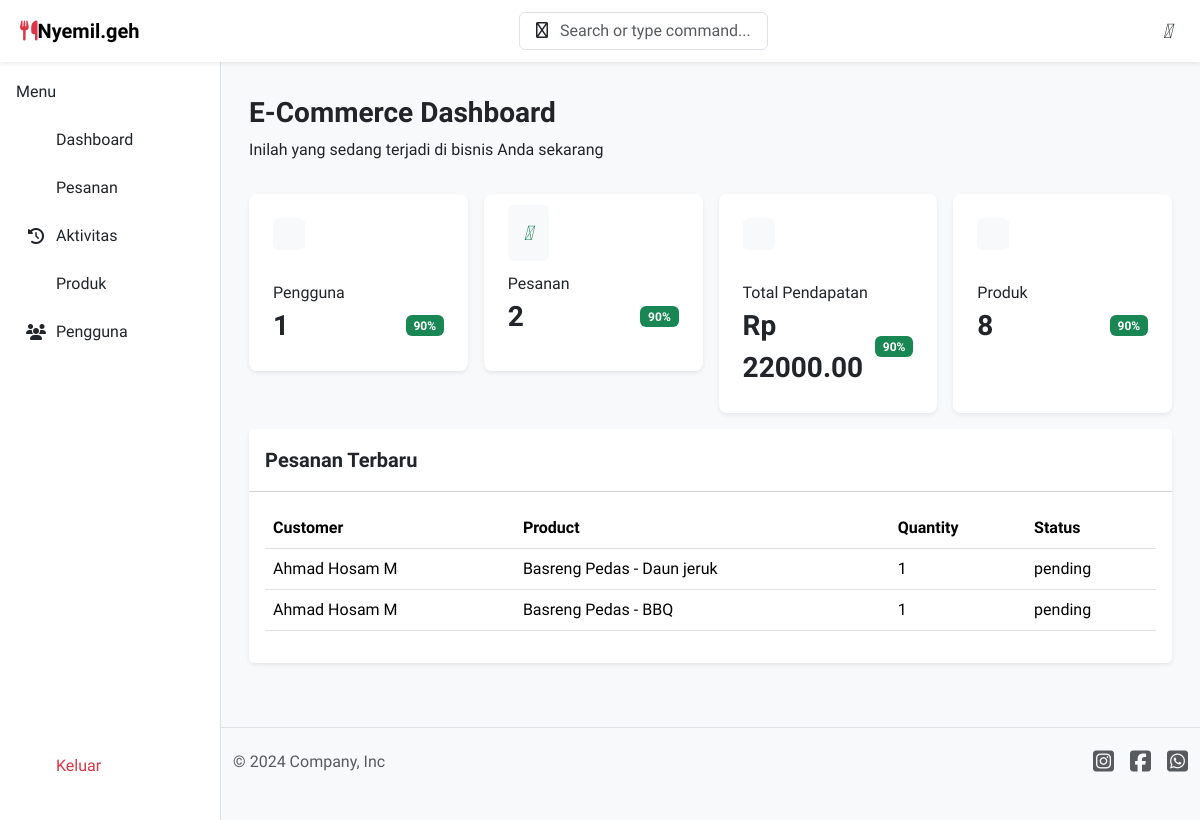
/Dashboard/index.php (signed in), run on the app's committed database.
### tables this page shows
CREATE TABLE IF NOT EXISTS `orders` (
  `id` int NOT NULL AUTO_INCREMENT,
  `user_id` int DEFAULT NULL,
  `total_payment` decimal(12,2) DEFAULT NULL,
  `status` varchar(50) DEFAULT NULL,
  `shipping_address` text,
  `courier` varchar(50) DEFAULT NULL,
  `shipping_cost` decimal(12,2) DEFAULT NULL,
  `service` varchar(50) DEFAULT NULL,
  `no_telp` varchar(100) DEFAULT NULL,
  `created_at` timestamp NULL DEFAULT CURRENT_TIMESTAMP,
  PRIMARY KEY (`id`),
  KEY `user_id` (`user_id`),
  CONSTRAINT `orders_ibfk_1` FOREIGN KEY (`user_id`) REFERENCES `users` (`id`)
);

CREATE TABLE IF NOT EXISTS `users` (
  `id` int NOT NULL AUTO_INCREMENT,
  `username` varchar(50) DEFAULT NULL,
  `email` varchar(100) DEFAULT NULL,
  `password` varchar(255) DEFAULT NULL,
  `google_id` varchar(255) DEFAULT NULL,
  `address` varchar(255) DEFAULT NULL,
  `no_telp` varchar(20) DEFAULT NULL,
  `created_at` timestamp NULL DEFAULT CURRENT_TIMESTAMP,
  PRIMARY KEY (`id`),
  UNIQUE KEY `email` (`email`)
);

CREATE TABLE IF NOT EXISTS `products` (
  `id` int NOT NULL AUTO_INCREMENT,
  `productname` varchar(150) DEFAULT NULL,
  `description` text,
  `price` decimal(12,2) DEFAULT NULL,
  `stock` int DEFAULT NULL,
  `weight` int DEFAULT NULL,
  `image_product` text,
  `created_at` timestamp NULL DEFAULT CURRENT_TIMESTAMP,
  PRIMARY KEY (`id`)
);

CREATE TABLE IF NOT EXISTS `order_items` (
  `id` int NOT NULL AUTO_INCREMENT,
  `order_id` int DEFAULT NULL,
  `product_id` int DEFAULT NULL,
  `quantity` int DEFAULT NULL,
  `price` decimal(12,2) DEFAULT NULL,
  PRIMARY KEY (`id`),
  KEY `order_id` (`order_id`),
  KEY `product_id` (`product_id`),
  CONSTRAINT `order_items_ibfk_1` FOREIGN KEY (`order_id`) REFERENCES `orders` (`id`) ON DELETE CASCADE,
  CONSTRAINT `order_items_ibfk_2` FOREIGN KEY (`product_id`) REFERENCES `products` (`id`)
);

### Dashboard/src/components/phplogic/function.php (called while the page is built, shortened)
<?php
require "database.php";
function getTotalProductCount($dat4bas3) {
    $query = "SELECT COUNT(id) AS total FROM products";
    $result = mysqli_query($dat4bas3, $query);
    if ($result) {
        $row = mysqli_fetch_assoc($result);
        return $row['total'];
    } else {
        return 0;
    }
}
function getTotalUser($dat4bas3) {
    $query = "SELECT COUNT(id) AS total FROM users";
    $result = mysqli_query($dat4bas3, $query);
    if ($result) {
        $row = mysqli_fetch_assoc($result);
        return $row['total'];
    } else {
        return 0;
    }
}
function getTotalOrder($dat4bas3) {
    $query = "SELECT COUNT(id) AS total FROM orders";
    $result = mysqli_query($dat4bas3, $query);
    if ($result) {
        $row = mysqli_fetch_assoc($result);
        return $row['total'];
    } else {
        return 0;
    }
}
function getTotalPendapatan($dat4bas3) {
    $query = "SELECT SUM(price * quantity) AS total_pendapatan FROM order_items";
    $result = mysqli_query($dat4bas3, $query);
    if ($result) {
        $row = mysqli_fetch_assoc($result);
        return $row['total_pendapatan'];
    } else {
        return 0;
    }
}
function getAllOrderDetails() {
    global $dat4bas3;
    $sql = "
        SELECT
            u.id AS user_id,
            u.username AS user_name,
            o.id AS order_id,
            o.created_at AS order_date,
            o.total_payment,
            o.status AS order_status,
            o.shipping_address,
            o.courier,
            o.service,
            o.shipping_cost,
            p.productname,
            p.image_product,
            oi.quantity,
            oi.price AS item_price,
            (oi.quantity * oi.price) AS item_subtotal,
            pay.payment_type,
            pay.transaction_id,
            pay.status AS payment_status,
            pay.paid_at
        FROM orders o
        JOIN users u ON o.user_id = u.id
        JOIN order_items oi ON o.id = oi.order_id
        JOIN products p ON oi.product_id = p.id
        LEFT JOIN payments pay ON o.id = pay.order_id
        ORDER BY o.created_at DESC
    ";
    $result = $dat4bas3->query($sql);
    return $result;
}
?>

### Dashboard/src/components/main.php (the view)
<?php
$totalprod = getTotalProductCount($dat4bas3);
$totaluser = getTotalUser($dat4bas3);
$totalorder = getTotalOrder($dat4bas3);
$totalpendapatan = getTotalPendapatan($dat4bas3);
$allorder = getAllOrderDetails();
?>
<div class="container-fluid">
<div class="p-3">
  <h3 class="fw-bolder">E-Commerce Dashboard</h3>
  <p class="fw-normal">Inilah yang sedang terjadi di bisnis Anda sekarang</p>
  <div class="dash pt-3 d-flex flex-column gap-3">
    <div class="dash-main d-flex flex-column flex-lg-row justify-content-between gap-3">
      <div class="dash-left w-100">
        <div class="d-flex flex-column gap-3">
          <div class="card-info d-flex gap-3">
            <div class="card w-100 rounded-3 border-0 shadow-sm">
              <div class="card-body p-4">
                <div class="icon">
                  <i class="fa-duotone fa-solid fa-user-group-simple bg-body-tertiary p-3 rounded text-primary"></i>
                </div>
                <div class="customers d-flex justify-content-between mt-4">
                  <div class="left d-flex flex-column w-100">
                    <span class="fw-light">Pengguna</span>
                    <div class="right d-flex justify-content-between align-items-center">
                      <b class="fs-3"><?= $totaluser; ?></b>
                      <b class="badge bg-success">90%</b>
                    </div>
                  </div>
                </div>
              </div>
            </div>
            <div class="card w-100 rounded-3 border-0 shadow-sm">
              <div class="card-body p-4">
                <div class="icon">
                  <i class="fa-duotone fa-boxes-packing bg-body-tertiary p-3 rounded text-success"></i>
                </div>
                <div class="customers d-flex justify-content-between mt-4">
                  <div class="left d-flex flex-column w-100">
                    <span class="fw-light">Pesanan</span>
                    <div class="right d-flex justify-content-between align-items-center">
                      <b class="fs-3"><?= $totalorder; ?></b>
                      <b class="badge bg-success">90%</b>
                    </div>
                  </div>
                </div>
              </div>
            </div>
          </div>
        </div>
      </div>
      <div class="dash-right w-100 d-flex gap-3">
        <div class="card w-100 rounded-3 border-0 shadow-sm">
          <div class="card-body p-4">
            <div class="icon">
              <i class="fa-duotone fa-solid fa-money-check-dollar-pen bg-body-tertiary p-3 rounded text-warning"></i>
            </div>
            <div class="customers d-flex justify-content-between mt-4">
              <div class="left d-flex flex-column w-100">
                <span class="fw-light">Total Pendapatan</span>
                <div class="right d-flex justify-content-between align-items-center">
                  <b class="fs-3">Rp <?= $totalpendapatan; ?></b>
                  <b class="badge bg-success">90%</b>
                </div>
              </div>
            </div>
          </div>
        </div>
        <div class="card w-100 rounded-3 border-0 shadow-sm">
          <div class="card-body p-4">
            <div class="icon">
              <i class="fa-duotone fa-solid fa-box-circle-check bg-body-tertiary p-3 rounded text-danger"></i>
            </div>
            <div class="customers d-flex justify-content-between mt-4">
              <div class="left d-flex flex-column w-100">
                <span class="fw-light">Produk</span>
                <div class="right d-flex justify-content-between align-items-center">
                  <b class="fs-3"><?= $totalprod; ?></b>
                  <b class="badge bg-success">90%</b>
                </div>
              </div>
            </div>
          </div>
        </div>
      </div>
    </div>
    <div class="card-rorder card h-100 border-0 shadow-sm">
      <div class="card-header py-3" style="background-color : white ;">
          <span class="fw-semibold fs-5">Pesanan Terbaru</span>
      </div>
      <div class="card-body">
        <table class="table">
            <thead>
              <tr>
                <th scope="col">Customer</th>
                <th scope="col">Product</th>
                <th scope="col">Quantity</th>
                <th scope="col">Status</th>
              </tr>
            </thead>
            <tbody>
              <?php foreach ($allorder as $recent) : ?>
              <tr>
                <td><?= $recent["user_name"] ?></td>
                <td><?= $recent["productname"] ?></td>
                <td><?= $recent["quantity"] ?></td>
                <td><?= $recent["order_status"] ?></td>
              </tr>
              <?php endforeach; ?>
            </tbody>
          </table>
      </div>
    </div>
  </div>
</div>
</div>

### Dashboard/style.css (style rules this page uses)
* { font-family: "Funnel Sans", serif; }
.dash-main i { font-size: 1.25rem; }

### data on the page
orders: user.username "Ahmad Hosam M", products.productname "Basreng Pedas - Daun jeruk", order_items.quantity "1", status "pending"
orders: user.username "Ahmad Hosam M", products.productname "Basreng Pedas - BBQ", order_items.quantity "1", status "pending"

### other printed values
$totaluser "1"
$totalorder "2"
$totalpendapatan "22000.00"
$totalprod "8"
